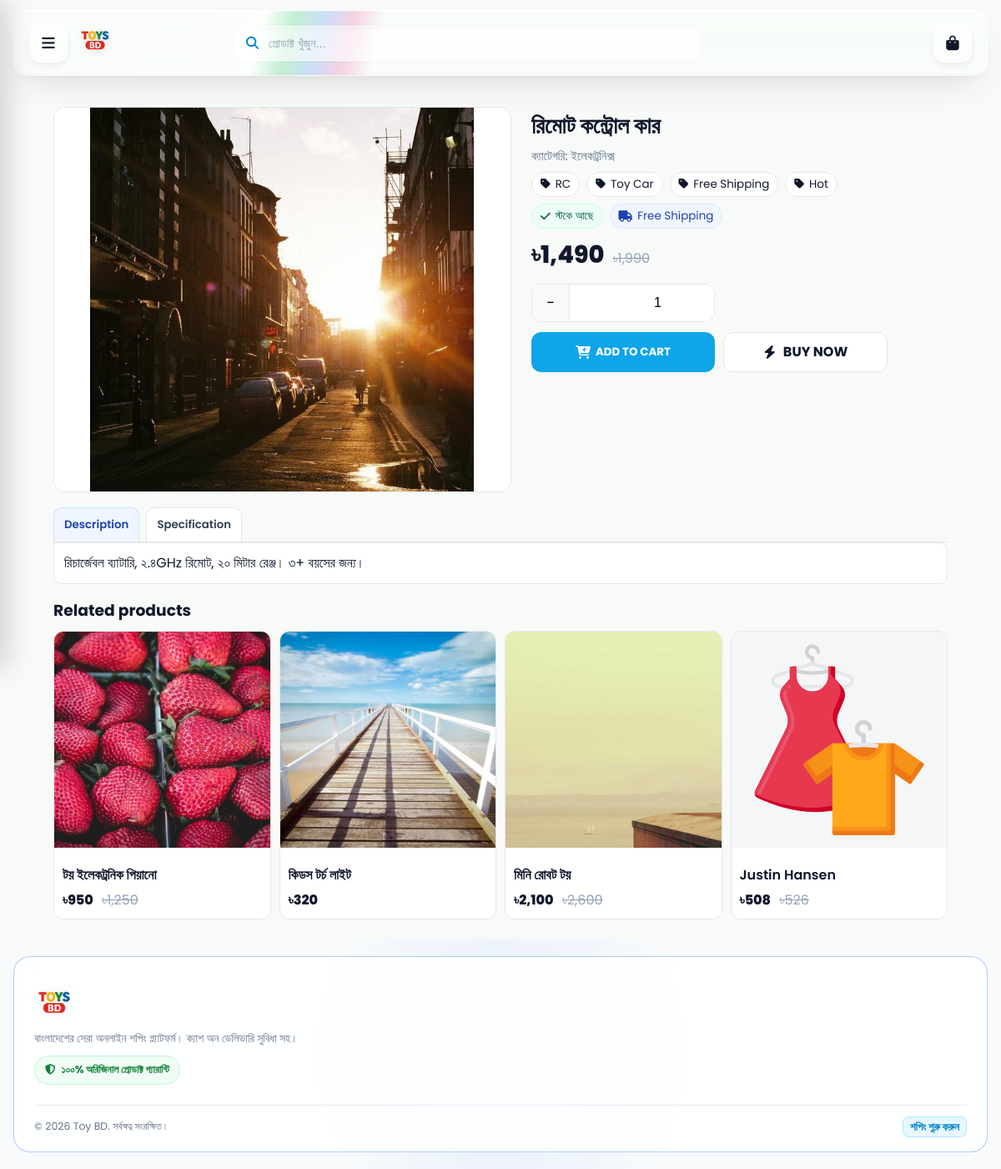
The app's page /product.php?id=91 with its own data.
### tables this page shows
CREATE TABLE `products` (
  `id` int(11) NOT NULL AUTO_INCREMENT,
  `category_id` int(11) DEFAULT NULL,
  `name` varchar(255) NOT NULL,
  `sku` varchar(40) DEFAULT NULL,
  `description` text DEFAULT NULL,
  `price` decimal(10,2) NOT NULL,
  `compare_at_price` decimal(10,2) DEFAULT NULL,
  `stock` int(11) NOT NULL DEFAULT 0,
  `tags` varchar(255) DEFAULT NULL,
  `specifications` text DEFAULT NULL,
  `image` varchar(400) DEFAULT NULL,
  `active` tinyint(1) NOT NULL DEFAULT 1,
  `created_at` timestamp NOT NULL DEFAULT current_timestamp(),
  `sold_count` int(11) NOT NULL DEFAULT 0,
  `is_featured` tinyint(1) NOT NULL DEFAULT 0,
  `badge_color` varchar(20) DEFAULT NULL,
  `is_new_arrival` tinyint(1) NOT NULL DEFAULT 1,
  PRIMARY KEY (`id`),
  KEY `category_id` (`category_id`),
  KEY `idx_products_stock` (`stock`),
  CONSTRAINT `products_ibfk_1` FOREIGN KEY (`category_id`) REFERENCES `categories` (`id`) ON DELETE SET NULL
);

CREATE TABLE `categories` (
  `id` int(11) NOT NULL AUTO_INCREMENT,
  `name` varchar(120) NOT NULL,
  `image` varchar(400) DEFAULT NULL,
  `sort_order` int(11) NOT NULL DEFAULT 0,
  `active` tinyint(1) NOT NULL DEFAULT 1,
  PRIMARY KEY (`id`)
);

### includes/config.php (called while the page is built, shortened)
<?php
function h($s){ return htmlspecialchars(is_scalar($s) ? (string)$s : '', ENT_QUOTES, 'UTF-8'); }
function money_bd($n){ return '৳'.number_format((float)$n, 0); }
if (!function_exists('img_url')) {
  function img_url($path, ?string $fallback = null): string {
    $fallback = $fallback === null ? (BASE_URL.'/uploads/default.jpg') : $fallback;
    $path = trim((string)$path);
    $root = dirname(__DIR__);
    $rel  = ltrim($path, '/');
    if (stripos($rel, 'uploads/') === 0) {
      $abs = $root.'/'.$rel;
    } else {
      $abs = UPLOAD_DIR.'/'.$rel;
      $rel = 'uploads/'.$rel;
    }
    if (is_file($abs)) return BASE_URL.'/'.$rel;
    return $fallback;
  }
}
?>

### product.php (the view, shortened to what this page needs)
<?php
require_once __DIR__.'/includes/config.php';
$pdo = get_pdo();
$id = (int)($_GET['id'] ?? 0);
$stm = $pdo->prepare("
  SELECT p.*, c.name AS cat_name
  FROM products p
  LEFT JOIN categories c ON c.id = p.category_id
  WHERE p.id = ? AND p.active = 1
  LIMIT 1
");
$stm->execute([$id]);
$p = $stm->fetch();
$stock     = max(0, (int)($p['stock'] ?? 0));
$isOut     = ($stock === 0);
$isLimited = (!$isOut && $stock < 10);
$imgStm = $pdo->prepare("SELECT image FROM product_images WHERE product_id=? ORDER BY COALESCE(sort_order,999999), id");
$imgStm->execute([$id]);
$images = $imgStm->fetchAll(PDO::FETCH_COLUMN);
if (!$images && !empty($p['image'])) $images = [img_url($p['image'])];
$related=[];
if (!empty($p['category_id'])) {
  $rel=$pdo->prepare("
    SELECT id,name,price,compare_at_price,image
    FROM products
    WHERE active=1 AND category_id=? AND id<>?
    ORDER BY created_at DESC
    LIMIT 4
  ");
  $rel->execute([(int)$p['category_id'], (int)$p['id']]);
  $related=$rel->fetchAll();
}
$tags     = (string)($p['tags'] ?? '');
$hasFree  = (bool)preg_match('/\bfree(ship(ping)?)?\b/i',$tags);
$tagItems = [];
if ($tags !== '') {
  $parts = preg_split('/[\n\r;,|#]+/u', $tags);
  foreach ($parts as $t) { $t = ltrim(trim($t), '# '); if ($t!=='') $tagItems[]=$t; }
  $tagItems = array_values(array_unique($tagItems));
}
include __DIR__.'/includes/partials_header.php';
?>
<div id="pdp">
  <div class="hero">
    <div class="media">
      <div class="gallery" id="gal" data-index="0">
        <div class="slides" id="slides">
          <?php foreach ($images as $i => $img): ?>
            <div class="slide" data-index="<?php echo $i; ?>">
                <img src="<?php echo h($img); ?>" alt="<?php echo h($p['name']); ?>">
            </div>
          <?php endforeach; ?>
        </div>
      </div>
    </div>
    <div class="info">
      <h1><?php echo h($p['name']); ?></h1>
      <span class="cat">ক্যাটেগরি: <?php echo h($p['cat_name'] ?: ''); ?></span>
      <?php if (!empty($tagItems)): ?>
        <div class="chips" aria-label="ট্যাগ">
          <?php foreach ($tagItems as $tg): ?>
            <span class="chip"><i class="fa-solid fa-tag"></i> <?php echo h($tg); ?></span>
          <?php endforeach; ?>
        </div>
      <?php endif; ?>
      <div class="chips">
        <?php if ($isOut): ?>
          <span class="chip red"><i class="fa-solid fa-circle-xmark"></i> স্টক নেই</span>
        <?php elseif ($isLimited): ?>
          <span class="chip orange"><i class="fa-solid fa-triangle-exclamation"></i> স্টক সীমিত</span>
        <?php else: ?>
          <span class="chip green"><i class="fa-solid fa-check"></i> স্টকে আছে</span>
        <?php endif; ?>
        <?php if ($hasFree): ?><span class="chip blue"><i class="fa-solid fa-truck"></i> Free Shipping</span><?php endif; ?>
      </div>
      <div class="price-row">
        <div class="price"><?php echo money_bd($p['price']); ?></div>
        <?php if(!empty($p['compare_at_price'])): ?><div class="old"><?php echo money_bd($p['compare_at_price']); ?></div><?php endif; ?>
      </div>
      <div class="action-row">
        <div class="qty <?php echo $isOut ? 'disabled' : ''; ?>">
          <button type="button" id="btnDec" aria-label="কমান" <?php echo $isOut ? 'disabled' : ''; ?>>−</button>
          <input id="qty" value="1" inputmode="numeric" aria-label="পরিমাণ" max="<?php echo (int)$stock; ?>" <?php echo $isOut ? 'disabled' : ''; ?>>
        </div>
      </div>
      <div class="action-row">
        <button class="btn primary" id="btnAdd"
                <?php echo $isOut ? 'disabled aria-disabled="true"' : ''; ?>
                <?php if(!$isOut): ?>onclick="addToCart(<?php echo (int)$p['id']; ?>, getQty())"<?php endif; ?>>
          <i class="fa-solid fa-cart-plus"></i> ADD TO CART
        </button>
        <?php if($isOut): ?>
          <a class="btn ghost disabled" id="btnBuy" aria-disabled="true" role="button" tabindex="-1">
            <i class="fa-solid fa-bolt"></i> BUY NOW
          </a>
        <?php else: ?>
          <a class="btn ghost" id="btnBuy" href="checkout.php?buy=<?php echo (int)$p['id']; ?>&qty=1">
            <i class="fa-solid fa-bolt"></i> BUY NOW
          </a>
        <?php endif; ?>
      </div>
		<br/>
    </div>
  </div>
  <div class="tabs" role="tablist">
    <button class="tab active" data-tab="desc" role="tab" aria-selected="true">Description</button>
    <button class="tab" data-tab="spec" role="tab" aria-selected="false">Specification</button>
  </div>
  <div class="panel active" id="tab-desc" role="tabpanel" aria-hidden="false">
    <?php echo $p['description'] ? nl2br(h($p['description'])) : 'পণ্যের বর্ণনা প্রদান করা হয়নি।'; ?>
  </div>
  <?php if ($related): ?>
    <h3 style="margin:18px 0 10px;">Related products</h3>
    <div class="rel-wrap">
      <div class="rel-row" style="display:grid;grid-template-columns:repeat(auto-fill,minmax(210px,1fr));gap:10px;">
        <?php foreach($related as $r): ?>
          <a class="rel-card" href="product.php?id=<?php echo (int)$r['id']; ?>" style="text-decoration:none;color:inherit;border:1px solid var(--border);border-radius:12px;overflow:hidden;background:#fff;">
            <img class="thumb" loading="lazy" decoding="async" src="<?php echo h($r['image']); ?>" alt="<?php echo h($r['name']); ?>" style="width:100%;aspect-ratio:1/1;object-fit:cover;background:#f4f6f8;">
            <div class="body" style="padding:10px;">
              <div class="ttl" style="font-weight:600;margin:4px 0 6px;display:-webkit-box;-webkit-line-clamp:2;-webkit-box-orient:vertical;overflow:hidden;"><?php echo h($r['name']); ?></div>
              <div><span class="pr" style="font-weight:800;"><?php echo money_bd($r['price']); ?></span>
                <?php if(!empty($r['compare_at_price'])): ?><span class="old" style="color:#94a3b8;margin-left:6px;text-decoration:line-through;"><?php echo money_bd($r['compare_at_price']); ?></span><?php endif; ?>
              </div>
            </div>
          </a>
        <?php endforeach; ?>
      </div>
    </div>
  <?php endif; ?>
</div>
<?php include __DIR__.'/includes/partials_footer.php'; ?>

### assets/css/theme.css (style rules this page uses)
:root { --primary-purple:#0284c7; --primary-dark:#0369a1; --accent-orange:#ff7043; --success-green:#2e7d32; --brand-blue:#0284c7; --brand-blue-dark:#0369a1; --bg-light:#f7faf7; --card-bg:#ffffff; --text-main:#0f172a; --text-muted:#64748b; --border-color:#e9edf2; --shadow-soft:0 20px 40px -15px rgba(0,0,0,.12); --shadow-card:0 4px 12px rgba(0,0,0,.05); --radius-lg:20px; --radius-md:14px; --radius-sm:8px; --header-h:64px; --bottom-nav-h:64px; }
*,*::before,*::after { box-sizing:border-box }
html { -webkit-text-size-adjust:100%;scroll-behavior:smooth;overflow-x:hidden;overflow-x:clip }
body { margin:0; font-family:'Poppins','Hind Siliguri',system-ui,-apple-system,'Segoe UI',sans-serif; background:var(--bg-light); color:var(--text-main); line-height:1.5; padding-bottom:calc(var(--bottom-nav-h) + env(safe-area-inset-bottom,0px)); }
@media (min-width:768px) { body { padding-bottom:0 } }
a { text-decoration:none;color:inherit }
img { max-width:100% }
h1,h2,h3,h4,h5,h6,p { margin:0 }
button { font-family:inherit }

### assets/css/components.css (style rules this page uses)
:root { --shell-max:1240px; --shell-pad:clamp(14px,3.2vw,26px); }

### records on screen
products: image (picture), name "রিমোট কন্ট্রোল কার", category.name "ইলেকট্রনিক্স", price "৳1,490", compare_at_price "৳1,990", stock "1", description "রিচার্জেবল ব্যাটারি, ২.৪GHz রিমোট, ২০ মিটার রেঞ্জ। ৩+ বয়সের জন্য।"
products: image (picture), name "টয় ইলেকট্রনিক পিয়ানো", price "৳950", compare_at_price "৳1,250"
products: image (picture), name "কিডস টর্চ লাইট", price "৳320"
products: image (picture), name "মিনি রোবট টয়", price "৳2,100", compare_at_price "৳2,600"
products: image (picture), name "Justin Hansen", price "৳508", compare_at_price "৳526"

### other values on screen
$tg "RC"
$tg "Toy Car"
$tg "Free Shipping"
$tg "Hot"
mb_substr($about, 0, 140) "বাংলাদেশের সেরা অনলাইন শপিং প্ল্যাটফর্ম। ক্যাশ অন ডেলিভারি সুবিধা সহ।"
$store_name "Toy BD"
